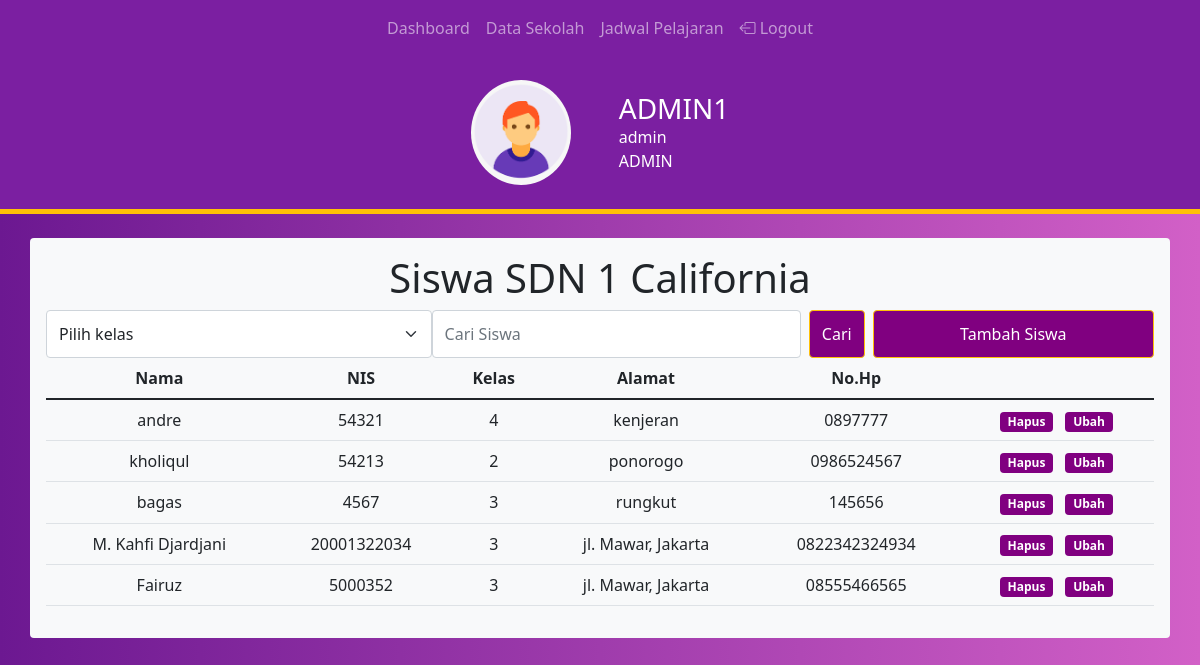
Screenshot of /public/siswa (signed in) with the database file from the repository.
### tables this page shows
CREATE TABLE `siswa` (
  `id` int(11) NOT NULL,
  `nama` varchar(100) NOT NULL,
  `nis` varchar(100) NOT NULL,
  `kelas` varchar(100) NOT NULL,
  `alamat` varchar(100) NOT NULL,
  `no_hp` varchar(100) NOT NULL
);

### app/core/Controller.php (called while the page is built, shortened)
<?php
class Controller{
    public function view($view, $data = [])
    {
        require_once '../app/views/' . $view . '.php';
    }
    public function model($model)
    {
        return new $model;
    }
}

### app/controllers/Siswa.php (called while the page is built, shortened)
<?php
class Siswa extends Controller
{
  public function index()
  {
    $data['tittle'] = 'Siswa';
    $data['siswa'] = $this->model('siswa_model')->getAllSiswa();
    $this->view('dataSekolah/siswa', $data);
  }
}

### app/core/App.php (called while the page is built, shortened)
<?php
class App
{
    protected $method = 'index';
    protected $params = [];
    public function __construct()
    {
        $this->controller = new $this->controller;
        call_user_func_array([$this->controller, $this->method], $this->params);
    }
}

### public/index.php (called while the page is built, shortened)
<?php
$app = new App;

### app/core/Database.php (called while the page is built, shortened)
<?php
class Database {
    private $host = DB_HOST;
    private $user = DB_USER;
    private $pass = DB_PASS;
    private $db_name = DB_NAME;
    private $dbh;
    private $stmt;
    public function __construct()
    {
        $dsn = 'mysql:host=' . $this->host . ';dbname=' . $this->db_name;
        $option = [
            PDO::ATTR_PERSISTENT => true,
            PDO::ATTR_ERRMODE => PDO::ERRMODE_EXCEPTION
        ];
        try {
            $this->dbh = new PDO($dsn, $this->user, $this->pass, $option);
        } catch (PDOException $e){
            die($e->getMessage());
        }
    }
    public function query($query)
    {
        $this->stmt = $this->dbh->prepare($query);
    }
    public function execute()
    {
        $this->stmt->execute();
    }
    public function resultSet()
    {
        $this->execute();
        return $this->stmt->fetchAll(PDO::FETCH_ASSOC);
    }
}

### app/models/siswa_model.php (called while the page is built, shortened)
<?php
class siswa_model
{
  private $db;
  public function __construct()
  {
    $this->db = new Database;
  }
  public function getAllSiswa()
  {
    $this->db->query('SELECT * FROM siswa');
    return $this->db->resultSet();
  }
}

### app/views/dataSekolah/siswa.php (the view, shortened to what this page needs)
<div class="container mt-4 bg-light p-3 rounded">
  <h1 class="text-center">Siswa SDN 1 California</h1>
  <form class="d-flex">
    <select class="form-select" aria-label="Default select example">
      <option selected>Pilih kelas</option>
    </select>
    <br><br>
    <input class="form-control me-2" type="search" placeholder="Cari Siswa " aria-label="Cari Siswa">
    <button type="button" class="btn btn-outline-warning" style="background-color: purple; color: white;">Cari</button>
    <?php if ($_SESSION['level'] != 'siswa') { ?>
      <button type="button" class="btn btn-outline-warning w-75 ms-2 tombolTambahData" style="background-color: purple; color: white;" data-bs-toggle="modal" data-bs-target="#siswaModal">Tambah Siswa</button>
    <?php } ?>
  </form>
  <table class="table text-center">
    <thead>
      <tr>
        <th scope="col">Nama</th>
        <th scope="col">NIS</th>
        <th scope="col">Kelas</th>
        <th scope="col">Alamat</th>
        <th scope="col">No.Hp</th>
        <th scope="col"></th>
      </tr>
    </thead>
    <tbody>
      <?php foreach ($data['siswa'] as $siswa) : ?>
        <tr>
          <td><?= $siswa['nama']; ?></td>
          <td><?= $siswa['nis']; ?> </td>
          <td><?= $siswa['kelas']; ?></td>
          <td><?= $siswa['alamat']; ?></td>
          <td><?= $siswa['no_hp']; ?></td>
          <?php if ($_SESSION['level'] != 'siswa') { ?>
            <td><a href="<?= BASEURL; ?>/siswa/hapus/<?= $siswa['id']; ?>" class="badge btn-outline-warning text-decoration-none" style="background-color: purple; color: white;" onclick="return confirm('Data akan dihapus ?');">Hapus</a>
              <a href="<?= BASEURL; ?>/siswa/ubah/<?= $siswa['id']; ?>" class="badge btn-outline-warning text-decoration-none ms-2 tampilModalUbah" style="background-color: purple; color: white;" data-bs-toggle="modal" data-bs-target="#siswaModal" data-id="<?= $siswa['id']; ?>">Ubah</a>
            </td>
          <?php } ?>
        </tr>
      <?php endforeach; ?>
    </tbody>
  </table>
</div>

### public/css/style.css (style rules this page uses)
body { background-image: linear-gradient(90deg, #6c1891, #d260c7); }

### rows the page displays
siswa: nama "andre", nis "54321", kelas "4", alamat "kenjeran", no_hp "0897777"
siswa: nama "kholiqul", nis "54213", kelas "2", alamat "ponorogo", no_hp "0986524567"
siswa: nama "bagas", nis "4567", kelas "3", alamat "rungkut", no_hp "145656"
siswa: nama "M. Kahfi Djardjani", nis "20001322034", kelas "3", alamat "jl. Mawar, Jakarta", no_hp "0822342324934"
siswa: nama "Fairuz", nis "5000352", kelas "3", alamat "jl. Mawar, Jakarta", no_hp "08555466565"

### other values shown
$_SESSION['nama'] "ADMIN1"
$_SESSION['nip'] "admin"
$_SESSION['level'] "ADMIN"
